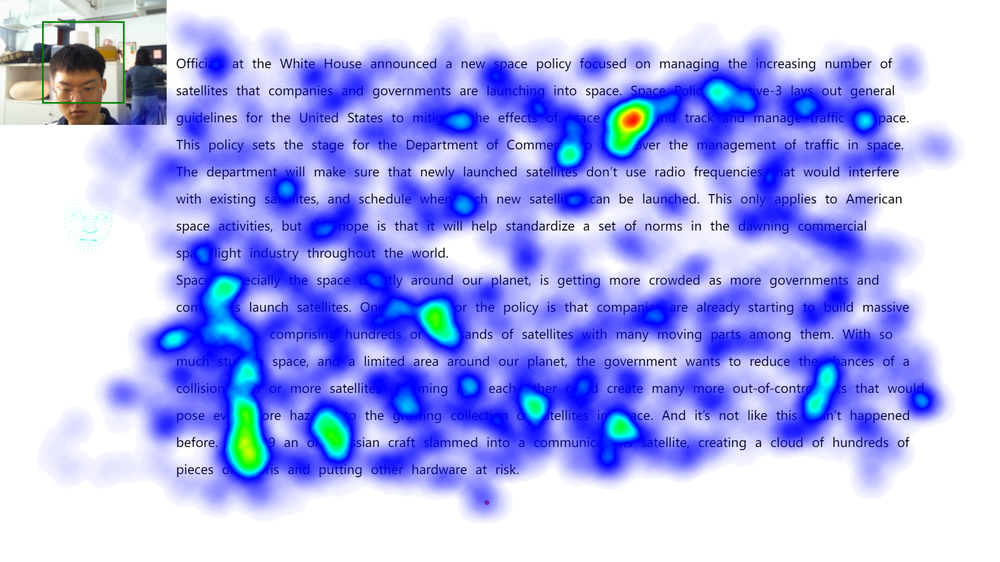
#> input picture pyheatmap/heat.png, 1000 x 562 px, shrunk from 1920 x 1080 before the run
$ python -i heatmap.py   (imports and definitions only)
#> lines starting #> are read from the running program, lines starting #| are printed output that depends on the picture
# -*- coding: utf-8 -*-
#
# author: oldj
# blog: http://oldj.net
# email: oldj.wu@gmail.com
#

u"""
pyHeatMap
@link https://github.com/oldj/pyheatmap

"""

import colorsys
import os
import random
import sys

from PIL import Image, ImageDraw2

from pyheatmap.inc import cf

if sys.version > "3":
    PY3 = True
else:
    PY3 = False


class HeatMap(object):
    def __init__(self, data, base=None, width=0, height=0):
        u""""""

        assert type(data) in (list, tuple)
        assert base is None or os.path.isfile(base)
        assert cf.is_num(width) and cf.is_num(height)
        assert width >= 0 and height >= 0

        self.hotspot = []
        count = 0
        data2 = []
        for hit in data:
            if len(hit) == 3:
                x, y, n = hit
            elif len(hit) == 2:
                x, y, n = hit[0], hit[1], 1
            else:
                raise Exception(u"length of hit is invalid!")

            data2.append((x, y, n))
            count += n

        self.data = data2
        self.count = count
        self.base = base
        self.width = width
        self.height = height
        self.save_as = None

        if not self.base and (self.width == 0 or self.height == 0):
            w, h = cf.get_max_size(data)
            self.width = self.width or w
            self.height = self.height or h

    # [184 lines left out: functions __mk_img, __paint_hit, clickmap, __heat, __paint_heat, __add_base and 4 more, not called in this run]


s = "hsl(240, 100%, 50%)"
# [1 line not run here, left out]


# [5 lines left out: function draw_heat_map, not called in this run]

>>> import cv2
>>> picture = cv2.imread('heat.png', cv2.IMREAD_GRAYSCALE)
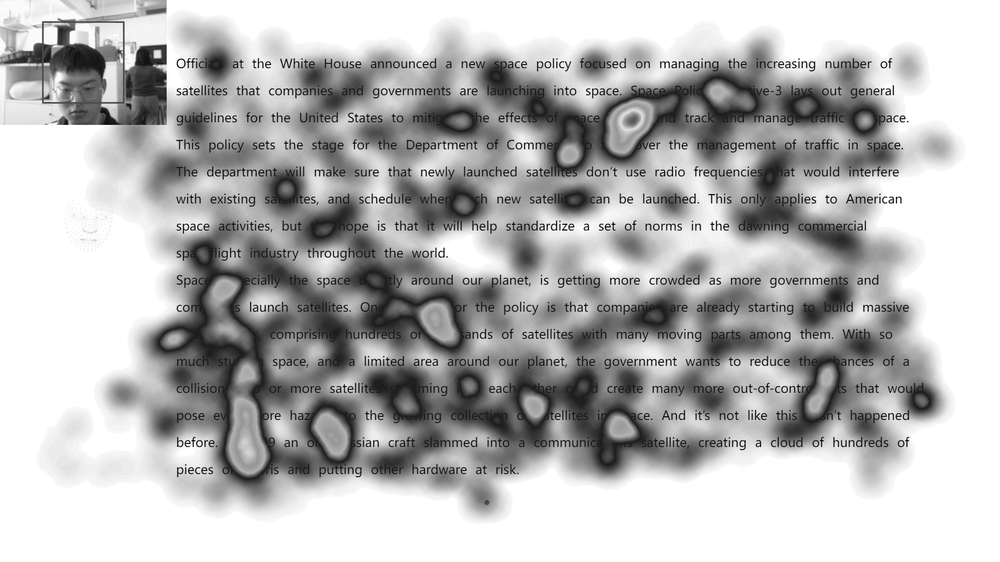
#> picture: shape (562, 1000); min 3, max 255, mean 182.9
>>> result = HeatMap(picture).heatmap()
#> (the run stopped early here; a loop or call above may not have finished)
